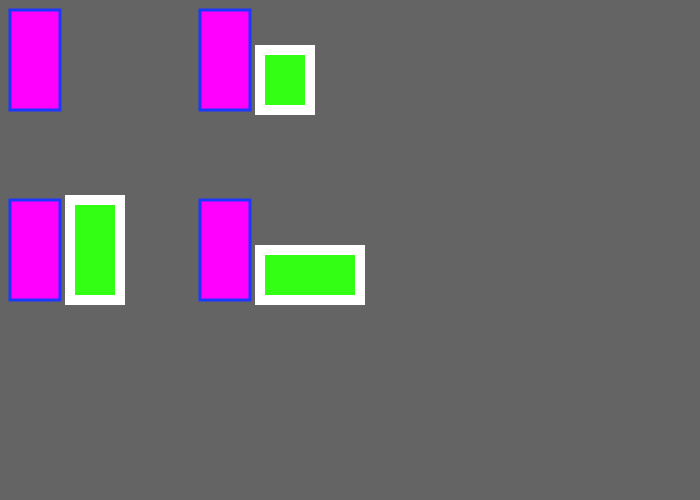
Frame 1 (no input)
Frame 60 (no input): identical to frame 1, image omitted
Frame 120 (the mouse pressed at the canvas centre since frame 60): identical to frame 1, image omitted

The p5.js sketch that drew this single still picture (run headless with seeded random() and noise() and a simulated clock; from frame 60 on, the mouse is pressed at the canvas centre):

// p5.js sketch
// ── sketch.js
function setup()
{
  createCanvas(700,500);

}

function draw()
{
	background(100,100,100)

	// change the paint brush to a specific color according to RGB values
	// this color applies only to the inside color of a shape
	fill(255,0,255);

	// change the paint brush to a specific color according to RGB values
	// this color applies only to the outside color of a shape
	stroke(30,55,255);

	// modifies the thickness of the border of an object
	strokeWeight(3);


	rect(10,10,50,100);
	rect(10,200,50,100);
  rect(200,200,50,100)
  rect(200,10,50,100)


	fill(50,255,20);
	stroke(255,255,255);
	strokeWeight(10);

	rect(260,50,50,60);
	rect(70,200,50,100);
  rect(260,250,100,50);

}
